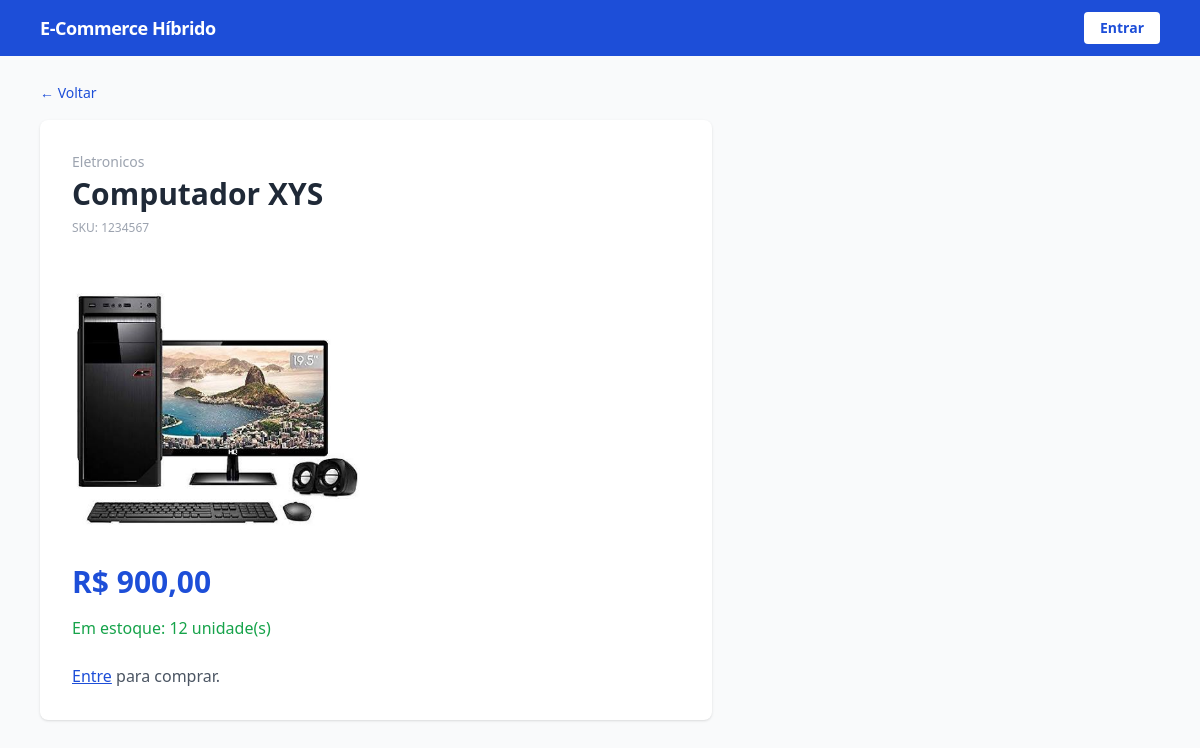
Screenshot of /produto/computador-xys/ with the database file from the repository.
### catalog/models.py (models this page shows, shortened)
class Product(models.Model):
    nome = models.CharField("nome", max_length=200)
    sku = models.CharField("SKU", max_length=64, unique=True)
    preco = models.DecimalField("preço", max_digits=10, decimal_places=2)
    quantidade_estoque = models.PositiveIntegerField("quantidade em estoque", default=0)
    imagem = models.ImageField("imagem", upload_to="produtos/", blank=True, null=True)
    categoria = models.ForeignKey(
        Category,
        verbose_name="categoria",
        on_delete=models.PROTECT,
        related_name="produtos",
    )
    ativo = models.BooleanField("ativo", default=True)
    slug = models.SlugField("slug", max_length=220, unique=True)
    criado_em = models.DateTimeField("criado em", auto_now_add=True)
    class Meta:
        verbose_name = "produto"
        verbose_name_plural = "produtos"
        ordering = ["nome"]
    @property
    def em_estoque(self) -> bool:
        return self.quantidade_estoque > 0

class Category(models.Model):
    nome = models.CharField("nome", max_length=120)
    slug = models.SlugField("slug", max_length=140, unique=True)
    descricao = models.TextField("descrição", blank=True)
    class Meta:
        verbose_name = "categoria"
        verbose_name_plural = "categorias"
        ordering = ["nome"]

### storefront/views.py (the view)
# urls.py: path("produto/<slug:slug>/", views.product_detail, name="product_detail"),
def product_detail(request: HttpRequest, slug: str) -> HttpResponse:
    produto = get_object_or_404(
        Product.objects.select_related("categoria"), slug=slug, ativo=True
    )
    return render(request, "storefront/product_detail.html", {"produto": produto})

### storefront/carrinho.py (called while the page is built)
    def __len__(self) -> int:
        return sum(self._dados.values())

### storefront/context_processors.py (called while the page is built)
def carrinho_count(request):
    if not hasattr(request, "session"):
        return {"cart_count": 0}
    return {"cart_count": len(Carrinho(request))}

### storefront/templates/storefront/product_detail.html (shortened to what this page needs)
{% extends "storefront/base.html" %}
{% block content %}
<a href="{% url 'storefront:home' %}" class="text-blue-700 text-sm">&larr; Voltar</a>
<div class="bg-white rounded-lg shadow p-8 mt-4 max-w-2xl">
    <p class="text-gray-400 text-sm mb-1">{{ produto.categoria.nome }}</p>
    <h1 class="text-3xl font-bold mb-2">{{ produto.nome }}</h1>
    <p class="text-gray-400 text-xs mb-4">SKU: {{ produto.sku }}</p>
    {% if produto.imagem %}
        <img src="{{ produto.imagem.url }}" alt="{{ produto.nome }}" class="mb-6 rounded max-h-72">
    {% endif %}
    <p class="text-blue-700 font-bold text-3xl mb-4">R$ {{ produto.preco }}</p>
    {% if produto.em_estoque %}
        <p class="text-green-600 mb-6">Em estoque: {{ produto.quantidade_estoque }} unidade(s)</p>
    {% else %}
        <p class="text-red-600 mb-6">Produto esgotado</p>
    {% endif %}
    {% if user.is_authenticated %}
        {% if produto.em_estoque %}
        <div class="flex flex-wrap items-center gap-3">
            <form action="{% url 'storefront:adicionar_ao_carrinho' produto.slug %}" method="post"
                  class="flex items-center gap-2">
                {% csrf_token %}
                <input type="number" name="quantidade" value="1" min="1" max="{{ produto.quantidade_estoque }}"
                       class="w-20 border border-gray-300 rounded px-2 py-3 text-center">
                <button type="submit"
                        class="bg-white border border-blue-600 text-blue-700 rounded px-6 py-3 font-semibold hover:bg-blue-50">
                    Adicionar ao carrinho
                </button>
            </form>
            <form action="{% url 'storefront:comprar' produto.slug %}" method="post">
                {% csrf_token %}
                <button type="submit"
                        class="bg-blue-600 text-white rounded px-6 py-3 font-semibold hover:bg-blue-700">
                    Comprar agora
                </button>
            </form>
        </div>
        {% else %}
        <button disabled class="bg-gray-300 text-gray-500 rounded px-6 py-3 font-semibold cursor-not-allowed">
            Indisponível
        </button>
        {% endif %}
    {% else %}
        <p class="text-gray-600">
            <a href="{% url 'storefront:login' %}?next={{ request.path }}" class="text-blue-700 underline">Entre</a>
            para comprar.
        </p>
    {% endif %}
</div>
{% endblock %}

### rows the page displays
Product: categoria.nome "Eletronicos", nome "Computador XYS", sku "1234567", imagem (picture), preco "900,00", quantidade_estoque "12"
